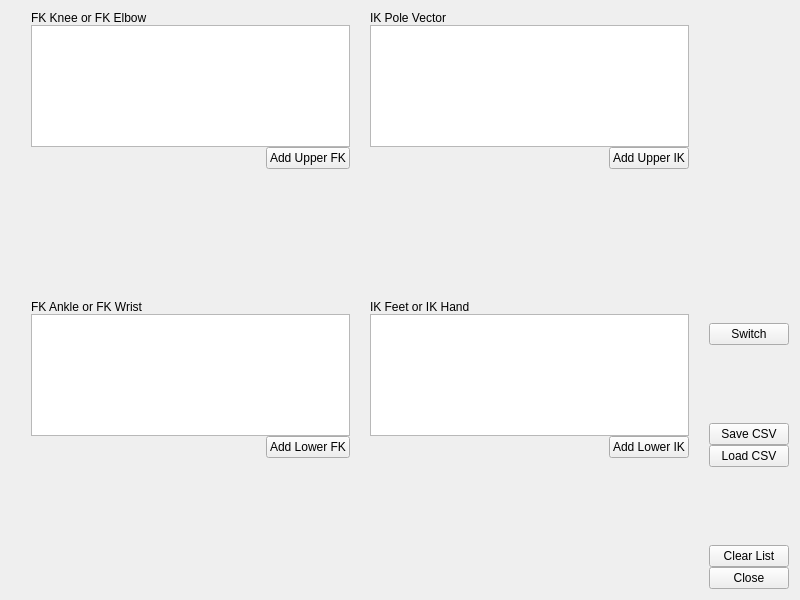
<?xml version="1.0" encoding="UTF-8"?>
<ui version="4.0">
 <class>Form</class>
 <widget class="QWidget" name="Form">
  <property name="windowModality">
   <enum>Qt::NonModal</enum>
  </property>
  <property name="geometry">
   <rect>
    <x>0</x>
    <y>0</y>
    <width>800</width>
    <height>600</height>
   </rect>
  </property>
  <property name="minimumSize">
   <size>
    <width>0</width>
    <height>0</height>
   </size>
  </property>
  <property name="baseSize">
   <size>
    <width>800</width>
    <height>600</height>
   </size>
  </property>
  <property name="windowTitle">
   <string>Form</string>
  </property>
  <layout class="QGridLayout" name="gridLayout">
   <item row="0" column="0">
    <layout class="QHBoxLayout" name="horizontalLayout_3">
     <property name="spacing">
      <number>0</number>
     </property>
     <item>
      <spacer name="horizontalSpacer_3">
       <property name="orientation">
        <enum>Qt::Horizontal</enum>
       </property>
       <property name="sizeType">
        <enum>QSizePolicy::Maximum</enum>
       </property>
       <property name="sizeHint" stdset="0">
        <size>
         <width>20</width>
         <height>20</height>
        </size>
       </property>
      </spacer>
     </item>
     <item>
      <layout class="QVBoxLayout" name="verticalLayout_6">
       <item>
        <widget class="QLabel" name="label_2">
         <property name="text">
          <string>FK Knee or FK Elbow</string>
         </property>
        </widget>
       </item>
       <item>
        <widget class="QListWidget" name="scroll_list_UFK"/>
       </item>
       <item>
        <layout class="QHBoxLayout" name="horizontalLayout_9">
         <property name="spacing">
          <number>5</number>
         </property>
         <property name="leftMargin">
          <number>0</number>
         </property>
         <property name="topMargin">
          <number>0</number>
         </property>
         <property name="rightMargin">
          <number>0</number>
         </property>
         <property name="bottomMargin">
          <number>0</number>
         </property>
         <item>
          <spacer name="horizontalSpacer_4">
           <property name="orientation">
            <enum>Qt::Horizontal</enum>
           </property>
           <property name="sizeHint" stdset="0">
            <size>
             <width>40</width>
             <height>20</height>
            </size>
           </property>
          </spacer>
         </item>
         <item>
          <widget class="QPushButton" name="btn_addUFK">
           <property name="text">
            <string>Add Upper FK</string>
           </property>
          </widget>
         </item>
        </layout>
       </item>
       <item>
        <spacer name="verticalSpacer_7">
         <property name="orientation">
          <enum>Qt::Vertical</enum>
         </property>
         <property name="sizeHint" stdset="0">
          <size>
           <width>20</width>
           <height>200</height>
          </size>
         </property>
        </spacer>
       </item>
       <item>
        <widget class="QLabel" name="label_3">
         <property name="text">
          <string>FK Ankle or FK Wrist</string>
         </property>
        </widget>
       </item>
       <item>
        <widget class="QListWidget" name="scroll_list_LFK"/>
       </item>
       <item>
        <layout class="QHBoxLayout" name="horizontalLayout_10">
         <property name="leftMargin">
          <number>0</number>
         </property>
         <property name="topMargin">
          <number>0</number>
         </property>
         <item>
          <spacer name="horizontalSpacer_5">
           <property name="orientation">
            <enum>Qt::Horizontal</enum>
           </property>
           <property name="sizeHint" stdset="0">
            <size>
             <width>40</width>
             <height>20</height>
            </size>
           </property>
          </spacer>
         </item>
         <item>
          <widget class="QPushButton" name="btn_addLFK">
           <property name="text">
            <string>Add Lower FK</string>
           </property>
          </widget>
         </item>
        </layout>
       </item>
       <item>
        <spacer name="verticalSpacer_8">
         <property name="orientation">
          <enum>Qt::Vertical</enum>
         </property>
         <property name="sizeHint" stdset="0">
          <size>
           <width>20</width>
           <height>200</height>
          </size>
         </property>
        </spacer>
       </item>
      </layout>
     </item>
     <item>
      <spacer name="horizontalSpacer">
       <property name="orientation">
        <enum>Qt::Horizontal</enum>
       </property>
       <property name="sizeType">
        <enum>QSizePolicy::Maximum</enum>
       </property>
       <property name="sizeHint" stdset="0">
        <size>
         <width>20</width>
         <height>20</height>
        </size>
       </property>
      </spacer>
     </item>
     <item>
      <layout class="QVBoxLayout" name="verticalLayout_5">
       <item>
        <widget class="QLabel" name="label">
         <property name="text">
          <string>IK Pole Vector</string>
         </property>
        </widget>
       </item>
       <item>
        <widget class="QListWidget" name="scroll_list_UIK"/>
       </item>
       <item>
        <layout class="QHBoxLayout" name="horizontalLayout_11">
         <property name="topMargin">
          <number>0</number>
         </property>
         <item>
          <spacer name="horizontalSpacer_7">
           <property name="orientation">
            <enum>Qt::Horizontal</enum>
           </property>
           <property name="sizeHint" stdset="0">
            <size>
             <width>40</width>
             <height>20</height>
            </size>
           </property>
          </spacer>
         </item>
         <item>
          <widget class="QPushButton" name="btn_addUIK">
           <property name="text">
            <string>Add Upper IK</string>
           </property>
          </widget>
         </item>
        </layout>
       </item>
       <item>
        <spacer name="verticalSpacer_9">
         <property name="orientation">
          <enum>Qt::Vertical</enum>
         </property>
         <property name="sizeHint" stdset="0">
          <size>
           <width>20</width>
           <height>200</height>
          </size>
         </property>
        </spacer>
       </item>
       <item>
        <widget class="QLabel" name="label_4">
         <property name="text">
          <string>IK Feet or IK Hand</string>
         </property>
        </widget>
       </item>
       <item>
        <widget class="QListWidget" name="scroll_list_LIK"/>
       </item>
       <item>
        <layout class="QHBoxLayout" name="horizontalLayout_12">
         <property name="topMargin">
          <number>0</number>
         </property>
         <item>
          <spacer name="horizontalSpacer_6">
           <property name="orientation">
            <enum>Qt::Horizontal</enum>
           </property>
           <property name="sizeHint" stdset="0">
            <size>
             <width>40</width>
             <height>20</height>
            </size>
           </property>
          </spacer>
         </item>
         <item>
          <widget class="QPushButton" name="btn_addLIK">
           <property name="text">
            <string>Add Lower IK</string>
           </property>
          </widget>
         </item>
        </layout>
       </item>
       <item>
        <spacer name="verticalSpacer_10">
         <property name="orientation">
          <enum>Qt::Vertical</enum>
         </property>
         <property name="sizeHint" stdset="0">
          <size>
           <width>20</width>
           <height>200</height>
          </size>
         </property>
        </spacer>
       </item>
      </layout>
     </item>
     <item>
      <spacer name="horizontalSpacer_2">
       <property name="orientation">
        <enum>Qt::Horizontal</enum>
       </property>
       <property name="sizeType">
        <enum>QSizePolicy::Maximum</enum>
       </property>
       <property name="sizeHint" stdset="0">
        <size>
         <width>20</width>
         <height>20</height>
        </size>
       </property>
      </spacer>
     </item>
     <item>
      <layout class="QVBoxLayout" name="verticalLayout_4">
       <item>
        <spacer name="verticalSpacer_2">
         <property name="orientation">
          <enum>Qt::Vertical</enum>
         </property>
         <property name="sizeHint" stdset="0">
          <size>
           <width>20</width>
           <height>40</height>
          </size>
         </property>
        </spacer>
       </item>
       <item>
        <spacer name="verticalSpacer_6">
         <property name="orientation">
          <enum>Qt::Vertical</enum>
         </property>
         <property name="sizeHint" stdset="0">
          <size>
           <width>20</width>
           <height>40</height>
          </size>
         </property>
        </spacer>
       </item>
       <item>
        <spacer name="verticalSpacer_3">
         <property name="orientation">
          <enum>Qt::Vertical</enum>
         </property>
         <property name="sizeHint" stdset="0">
          <size>
           <width>20</width>
           <height>40</height>
          </size>
         </property>
        </spacer>
       </item>
       <item>
        <spacer name="verticalSpacer_5">
         <property name="orientation">
          <enum>Qt::Vertical</enum>
         </property>
         <property name="sizeHint" stdset="0">
          <size>
           <width>20</width>
           <height>40</height>
          </size>
         </property>
        </spacer>
       </item>
       <item>
        <widget class="QPushButton" name="btn_switch">
         <property name="text">
          <string>Switch</string>
         </property>
        </widget>
       </item>
       <item>
        <spacer name="verticalSpacer_4">
         <property name="orientation">
          <enum>Qt::Vertical</enum>
         </property>
         <property name="sizeHint" stdset="0">
          <size>
           <width>20</width>
           <height>40</height>
          </size>
         </property>
        </spacer>
       </item>
       <item>
        <widget class="QPushButton" name="btn_saveCSV">
         <property name="text">
          <string>Save CSV</string>
         </property>
        </widget>
       </item>
       <item>
        <widget class="QPushButton" name="btn_loadCSV">
         <property name="text">
          <string>Load CSV</string>
         </property>
        </widget>
       </item>
       <item>
        <spacer name="verticalSpacer">
         <property name="orientation">
          <enum>Qt::Vertical</enum>
         </property>
         <property name="sizeHint" stdset="0">
          <size>
           <width>20</width>
           <height>40</height>
          </size>
         </property>
        </spacer>
       </item>
       <item>
        <widget class="QPushButton" name="btn_clearList">
         <property name="text">
          <string>Clear List</string>
         </property>
        </widget>
       </item>
       <item>
        <widget class="QPushButton" name="btn_close">
         <property name="text">
          <string>Close</string>
         </property>
        </widget>
       </item>
      </layout>
     </item>
    </layout>
   </item>
  </layout>
 </widget>
 <resources/>
 <connections/>
</ui>
